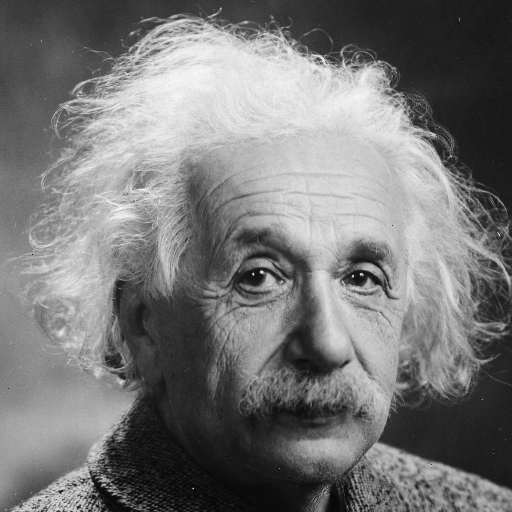
#> input picture 7_Inverse_Problem_lab/images/einstein.tif, 512 x 512 px; the run also reads 1 picture not shown here
$ jupyter execute --allow-errors 2_Pyxu.ipynb   (shell and % lines are left out)
#> lines starting #> are read from the running program, lines starting #| are printed output that depends on the picture
</td>
<h2 style="white-space: nowrap">Image Processing Laboratory Notebooks</h2>
<hr style="clear:both">
<p style="font-size:0.85em; margin:2px; text-align:justify">
This Juypter notebook is part of a series of computer laboratories which are designed
to teach image-processing programming; they are running on the EPFL's Noto server. They are the practical complement of the theoretical lectures of the EPFL's Master course <b>Image Processing II</b>
(<a href="https://moodle.epfl.ch/course/view.php?id=463">MICRO-512</a>) taught by Dr. D. Sage, Prof. M. Unser and Prof. D. Van de Ville.
</p>
<p style="font-size:0.85em; margin:2px; text-align:justify">
The project is funded by the Center for Digital Education and the School of Engineering. It is owned by the <a href="http://bigwww.epfl.ch/">Biomedical Imaging Group</a>.
The distribution or the reproduction of the notebook is strictly prohibited without the written consent of the authors.  &copy; EPFL 2024.
</p>
<p style="font-size:0.85em; margin:0px"><b>Authors</b>:
    <a href="mailto:sebastien.herbreteau@epfl.ch">Sébastien Herbreteau</a> and <a href="mailto:daniel.sage@epfl.ch">Daniel Sage</a>.

</p>
<hr style="clear:both">
<h1>Lab 7.2:  Introduction to Pyxu </h1>
<div style="background-color:#F0F0F0;padding:4px">
    <p style="margin:4px;"><b>Released</b>: Thursday May 23, 2024</p>
    <p style="margin:4px;"><b>Submission</b>: <span style="color:red">Monday June 3, 2024</span> (before 11:59PM) on <a href="https://moodle.epfl.ch/course/view.php?id=463">Moodle</a></p>
    <p style="margin:4px;"><b>Total number of points</b>: 21</p>
    <p style="margin:4px;"><b>Helps session</b>: 10:15 - 12:00, Thursday May 30, 2024 in CM 2</p>
    <p style="margin:4px;"><b>Related lectures</b>: Chapters 9 and 10</p>
</div>

Double-click on this cell, fill your name and SCIPER number below to verify your identity in Noto and set the seed for random results.
:::{attention} Please write down your name and SCIPER!
### Student Name:
### SCIPER:
:::

[cell 1]
import getpass
# This line recovers your camipro number to mark the images with your ID
uid = int(getpass.getuser().split('-')[2]) if len(getpass.getuser().split('-')) > 2 else ord(getpass.getuser()[0])
print(f'SCIPER: {uid}')

## <a name="imports_"></a> Imports
In the next cell we import Python libraries we will use throughout the lab.

[cell 2]
# Import standard required packages for this exercise
import matplotlib.pyplot as plt
import ipywidgets as widgets
import numpy as np
import skimage
from interactive_kit import imviewer as viewer

import pyxu
from pyxu.operator import Convolve, DiagonalOp, PositiveL1Norm, SquaredL2Norm, L1Norm, Gradient, PositiveOrthant
from pyxu.opt.solver import PGD
from pyxu.operator.interop import from_source
from pyxu.opt.stop import MaxIter

# Configure plotting as dynamic

# Introduction to Pyxu (7 points)

## <a id="ToC_2_NN"></a>Table of contents
1. [Pyxu in a Nutshell](#1.-Pyxu-in-a-Nutshell) **(0 point)**
2. [Hands-on Pyxu with TV regularization](#2.-Hands-on-Pyxu-with-TV-regularization) **(3 points)**
3. [Application: tomographic reconstruction](#3.-Application:-tomographic-reconstruction) **(4 points)**

## 1. Pyxu in a Nutshell
[Back to table of contents](#ToC_2_NN)

<a href="https://pyxu-org.github.io/">Pyxu</a> is an open-source computational imaging software framework for Python 3, developed at EPFL. It is based on **operators**. When we talk about a **forward operator** in computational imaging or signal processing, we are describing a transformation that takes an input (often some form of data or signal) and produces an output (often some form of measurement or transformed data). Complex  **operators** can be constructed by composing Pyxu's fundamental building blocks via the following set of arithmetic operations:
```python
>> op1 + op2 # Addition of two operators
>> op1 * op2 # Composition of two operators
>> op ** 3   # Exponentiation of an operator
>> 4 * op # Scaling
```

#### Defining operators for the forward model

In the case of inverse problems in imaging, **operators** are used to define the forward model. More precisely, consider the situation where we have at our disposal a measurement $y$ which is the realization of a forward model $\Phi(s)$ where $s$ is to be determined. The function $\Phi$ is described in Pyxu via **forward operators**. For example, if $\Phi$ describes a convolution followed by partial masking, we would write for example:

[cell 3]
kernel = skimage.io.imread('images/psf_movement.tif').astype(np.float64)
# Operator convolution for a 512x512 image
#> (the rest of this cell did not finish here and is left out)

Thus defined, $\Phi$ is an **operator** which can be applied to any image of size $512 \times 512$, in particular the image from the previous notebook.

<div class="alert alert-danger">
    <b>Beware</b>: in the world of Pyxu, operators accept only vectorized inputs (method <code>.ravel()</code> in NumPy).
</div>

[cell 4]
einstein = skimage.io.imread('images/einstein.tif').astype(np.float64)
#> einstein: shape (512, 512) float64; min 0, max 254, mean 119.1
#> (the rest of this cell did not finish here and is left out)

#### Defining operators for the data-fidelity term

The data-fidelity term is associated with the forward model. Here data-fidelity is expressed in terms of a squared $\ell_2$ norm.

[cell 5]
np.random.seed(1234) # for reproductibility, do not modify
#> (the rest of this cell did not finish here and is left out)

#### Defining operators for the regularization terms

To deal with ill-posed problems, it is common practice to add regularization terms to the optimization problem to be solved, which favor certain behaviors of the solution. Once again, regularization terms are also defined by **operators** in Pyxu. For example, if one wants to define a $\ell_1$ norm penalization to promote sparsity with hyperparameter $\lambda$, one would write:

[cell 6]
lam = 1e2
#> (the rest of this cell did not finish here and is left out)

#### Solvers

Pyxu offers multiple solvers for which an exhaustive list can be found <a href="https://pyxu-org.github.io/api/opt.solver.html">here</a>. Among them is the <a href="https://pyxu-org.github.io/api/opt.solver.html#pyxu.opt.solver.PGD">**Proximal Gradient Descent (PGD)**</a> solver which was introduced in the previous notebook. Note that Pyxu automatically computes upper bounds of the maximum eigenvalue
 of composite operators, which is useful for automatically choosing suitable step sizes in optimisation algorithms (done under the hood by Pyxu's algorithmic suite).

<div class="alert alert-info">
<b>Note:</b> As mentionned in the <a href="https://pyxu-org.github.io/api/opt.solver.html#pyxu.opt.solver.PGD">documentation</a>, for the solver <code>PGD</code>, $f$ should be convex and differentiable with $L$-Lipschitz continuous gradient and $g$ should be convex, not necessarily differentiable, with a simple proximal operator. This is the case here since the proximal operator of the $\ell_1$ norm can be computed exactly with the soft threshold.
</div>

#> (a cell that did not finish here is left out)

[cell 8]
plt.close('all')
#> (the rest of this cell did not finish here and is left out)

<div class="alert alert-info">
    <b>Note:</b> Unsurprisingly, the resulting image is of poor quality as promoting sparsity is not appropriate for this kind of image.
</div>

## 2. Hands-on Pyxu with TV regularization
[Back to table of contents](#ToC_2_NN)

For **2 points**, using Pyxu and the **Proximal Gradient Descent** algorithm, compute the solution to the following optimization problem **under positivity constraints**:
$$s_\lambda^\ast = \arg \min_{s \geq \mathbf{0}} \| \Phi(s) - y \|_2^2 + \lambda \| \nabla s \|_2^2$$
where $\lambda=0.05$, $\Phi$ is the function defined in the previous section (convolution with psf of movement followed by partial masking) and $y$ is the blurred, masked and noisy Einstein. Pay attention that, contrary to the previous notebook, the squared $\ell_2$ norm was chosen to ensure differentiability.

<div class="alert alert-danger">
    <b>Beware:</b> For reasons of time, stop the algorithm after 50 iterations and take the $y$ vector as initialization (the algorithm should finish in less than 45 seconds).
</div>

<div class="alert alert-info">
    <b>Hints:</b>

1. You may want to use the operators <a href="https://pyxu-org.github.io/api/operator/func.html#pyxu.operator.PositiveOrthant">PositiveOrthant</a> and <a href="https://pyxu-org.github.io/api/operator/linop.html#pyxu.operator.Gradient">Gradient</a> with directions equal to (0, 1).

2. Be careful with the output dimension of the Gradient operator.

3. Be careful with the terms dedicated to the `f` argument of the solver `PGD` and those dedicated to the `g` argument.
</div>

[cell 9]
lam = 5e-2 # Regularization parameter

# Define the operators
# YOUR CODE HERE

# Define and fit the solver
# YOUR CODE HERE

# Get solution
s_opt = None
# YOUR CODE HERE


# Define and fit the solver
plt.close('all')
#> (the rest of this cell did not finish here and is left out)

**For 1 point**, answer the following MCQ:
* What is the SNR of the solution found with Pyxu ? (**1 point**)
1. $20.08$ dB
2. $21.08$ dB
3. $22.08$ dB
4. $23.08$ dB
5. $24.08$ dB
6. $25.08$ dB
7. $26.08$ dB

<div class="alert alert-info">
<b>Hint:</b> You may use the next cell to use or redefine the SNR function that you implemented in the first notebook.
</div>

[cell 10]
# YOUR CODE HERE

Modify the variable `answer` in the next cell to reflect your choices.

[cell 11]
# Assign your answer to this variable
answer = None
# YOUR CODE HERE

[cell 12]
if not answer in list(range(1, 8)):
    print('WARNING!\nPossible answers are integers between 1 and 7.')

## 3. Application: tomographic reconstruction
[Back to table of contents](#ToC_2_NN)

Tomographic reconstruction is a computational process used in imaging sciences to reconstruct 2D or 3D images from a series of projections captured at different angles.

The fundamental principle behind tomographic reconstruction is the Radon transform, mapping a function in 2D or 3D space to a set of line integrals. In the context of medical imaging, these line integrals represent the attenuation of X-rays as they pass through a human body. By capturing these attenuations from various angles, it is possible to reconstruct a cross-sectional image of the internal structure.

The process typically involves the following steps:

- Data Acquisition: Projection data is gathered from different angles, typically by rotating the X-ray source and detector around the object being imaged. The acquired projection data are then ‘smeared’ back across the imaging field for each angle (back-projection). The data representation that stacks 1D projections of an object at various angles is called a sinogram.

- Reconstruction: Various algorithms, such as Filtered Back-Projection (FBP) or iterative methods, are used to compute the original image from the smeared data. However, due to the non-idealities inherent to the tomographic setup, regularization is often useful to reconstruct the original object.

### Generating ideal sinogram (simulation of real data acquisition)

Given an image (for example `images/MRI.png`), we can simulate the real data acquisition process using the Radon transform (the Pyxu operators `Radon` and its inverse `InvRadon` are given below). In this example, projection data is gathered from 360 angles around the brain. The result is an ideal sinogram.

[cell 13]
# Import brain image
phantom = skimage.io.imread('images/MRI.png').astype(np.float64)[::4, ::4] / 255 # downsampling for speed issues (128x128 image)
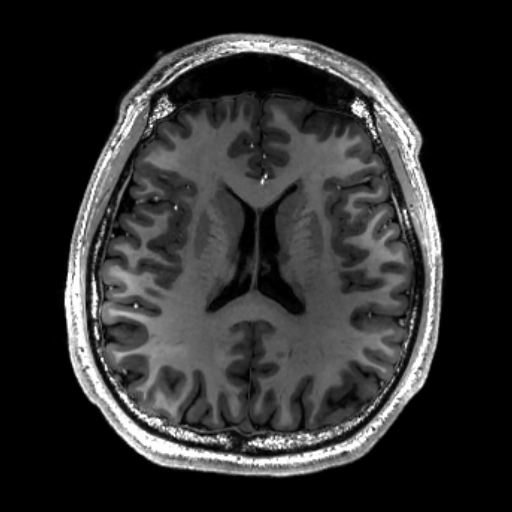
#> input picture 7_Inverse_Problem_lab/images/MRI.png, 512 x 512 px
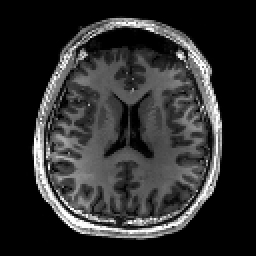
#> phantom: shape (128, 128) float64 (shown 2 times larger); min 0, max 1, mean 0.177
nb_angles = 360
